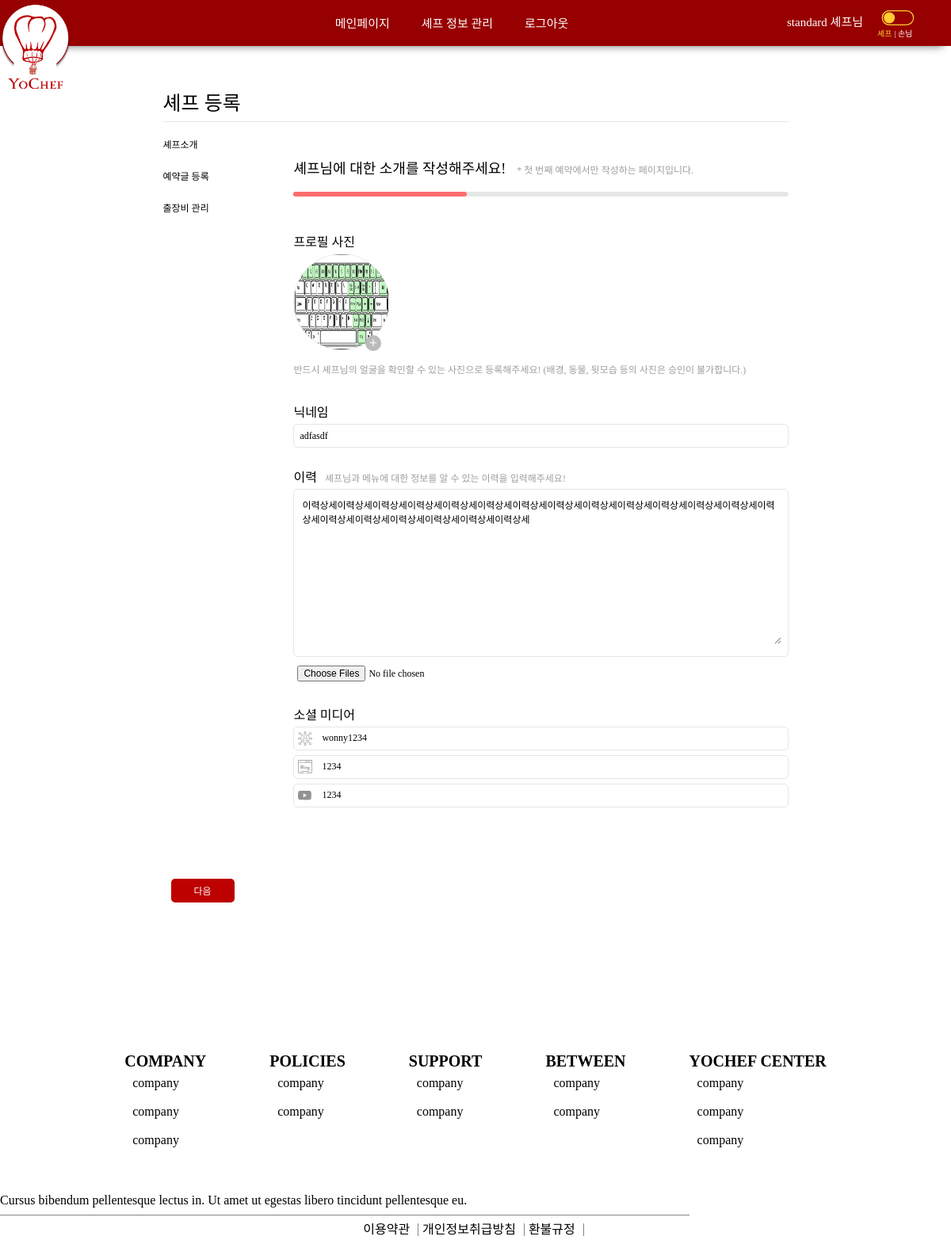
/chef/registerchef/1 (signed in), run on the app's committed database.
### customer/models.py (models this page shows, shortened)
class Customer(models.Model):
	user = models.OneToOneField(User, on_delete=models.CASCADE)
	name = models.CharField(max_length=50)
	email = models.EmailField(null=True)
	phoneNum = models.CharField(max_length=11)
	point = models.IntegerField(default=0)
	isChef = models.BooleanField(default=False)
	registerDate = models.DateTimeField(auto_now_add=True)
	currentVer = models.IntegerField(default=0) # 0 -> cus, 1 -> chef

### public/models.py (models this page shows, shortened)
class File(models.Model):
	attachment = models.FileField(upload_to='media')
	category = models.IntegerField() # 1. chef profile, 2. chef spec, 3. course image, 4. post cover image
	chef = models.ForeignKey('chef.Chef', on_delete=models.CASCADE, null=True)
	post = models.ForeignKey('chef.Post', on_delete=models.CASCADE, null=True)
	course = models.ForeignKey('chef.Course', on_delete=models.CASCADE, null=True)
	order = models.IntegerField(null=True) # 파일 입력 순서
	uploadDate = models.DateTimeField(auto_now=True)

### chef/models.py (models this page shows, shortened)
class Chef(models.Model):
	customer = models.OneToOneField('customer.Customer', on_delete=models.CASCADE)
	nickname = models.CharField(max_length=20, null=True)
	spec = models.TextField(max_length=5000, null=True)
	snsLink = models.TextField(max_length = 500, null=True)
	blogLink = models.TextField(max_length = 500, null=True)
	youtubeLink = models.TextField(max_length = 500, null=True)
	registerDate = models.DateTimeField(auto_now_add=True)
	isLicensed = models.BooleanField(default=False)
	isSubmitted = models.BooleanField(default=False)

### chef/views.py (the view, shortened to what this page needs)
# urls.py: path('registerchef/<int:page_num>', views.registerChef, name="registerChef"),
def registerChef(request, page_num=1):
    if str(request.user) == "AnonymousUser":
        return redirect("/customer/login")
    customer = request.user.customer
    if page_num == 1:   # Load registerChef/1
        if Chef.objects.filter(customer=customer).exists():
            chef = customer.chef
        else:
            chef = Chef(customer=customer)
            chef.save()
        if File.objects.filter(chef=chef, category=1).exists():
            profileImage = File.objects.get(chef=chef, category=1)
        else:
            profileImage = File(chef=chef, category=1)
            profileImage.save()
        if Post.objects.filter(chef=chef).exists():
            post = chef.post
        else:
            post = Post(chef=chef)
            post.save()
        context = {
            "customer" : customer,
            "chef" : chef,
            "profileImage" : profileImage,
        }
        return render(request, 'registerChef_1.html', context)

### chef/templates/registerChef_1.html (shortened to what this page needs)
{% extends 'base.html' %}
{% load static %}
{% block style %}
 <link rel="stylesheet" href="{% static 'css/editChefProfile_1.css' %}">
{% endblock %}
{% block content %}
    <form onsubmit="return formCheck()" name="registerChef_1" action="{% url 'registerChef' '2' %}" method="POST" enctype="multipart/form-data">
        <div class="edit-chef-wrapper">
            {% include 'registerChef_side.html' %}
                <section class="edit-content">
                    <article class="register-header">
                        <h3>셰프님에 대한 소개를 작성해주세요!</h3>
                        <p class="header__p">* 첫 번째 예약에서만 작성하는 페이지입니다.</p>
                        <div class="status-bar-wrapper" style="width: 100%;">
                            <div class="status-bar" style="width: 35%"> </div>
                        </div>
                    </article>
                    <article class="edit-chef__profile">
                        <div class="profile-edit-wrapper">
                            <h4 class="profile__title">프로필 사진 </h4>
                            <div class="profile__img-container">
                                <img  onerror="this.src='{% static 'image/profile_default.png' %}';" class="profile--image" name="uploadImage" src="{{profileImage.attachment.url|default:""}}">
                                <img class="more--button" src="{% static 'image/more.png' %}" alt="">
                            </div>
                        </div>
                        <p class="notice_msg">반드시 셰프님의 얼굴을 확인할 수 있는 사진으로 등록해주세요! (배경, 동물, 뒷모습 등의 사진은 승인이 불가합니다.)</p>
                    </article>
                    <article class="edit-chef__nickname">
                        <h4>닉네임</h4>
                        <div class="input-wrapper nickname-edit-wrapper">
                            <input class="chef-nickname" onkeyup="counter()" name="nickname" type="text" placeholder="사용하실 닉네임을 입력해주세요." value={{chef.nickname|default:""}}>
                        </div>
                    </article>
                    <article class="edit-chef__spec">
                        <h4>이력</h4>
                        <div class="input-wrapper spec-edit-wrapper">
                            <textarea class="spec-input" name="spec" type="text" placeholder="이력 상세">{{chef.spec|default:""}}</textarea>
                        </div>
                        <input class="spec-input" name="specImage" type="file" accept="image/*" multiple>
                    </article>
                    <article class="edit-chef__social-media">
                        <h4>소셜 미디어</h4>
                        <div class="input-wrapper social-media__sns-link">
                            <img />
                            <input name="snsLink" type="text" placeholder="소셜미디어 아이디" value="{{chef.snsLink|default:""}}">
                        </div>
                        <div class="input-wrapper social-media__blog-link">
                            <img />
                            <input name="blogLink" type="text" placeholder="블로그 주소" value="{{chef.blogLink|default:""}}">
                        </div>
                        <div class="input-wrapper social-media__youtube-link">
                            <img />
                            <input name="youtubeLink" type="text" placeholder="유튜브 주소" value="{{chef.youtubeLink|default:""}}">
                        </div>
                    </article>
                </section>
            </div>
            <aside class="button">
                <button class="after-button" id="submitButton">다음</button>
            </aside>
        </div>
    </form>
    {% endblock %}

### yochef/templates/base.html (shortened to what this page needs)
<!DOCTYPE html>
<html lang="en">
{% load static %}
<head>
    {% load static %}
    <link rel="stylesheet" href="{% static 'css/base.css' %}" type="text/css">
    {% block style %}
    {% endblock %}
</head>
<body>
  <nav class="nav-container">
    <div class="nav__left-container">
      <a href="{% url 'main' %}"><img class="logo" src="{% static 'image/navlogo.png' %}" alt=""></a>
    </div>
    {% if user.is_authenticated %}
      {% if user.customer.isChef %}
        {% if user.customer.currentVer == 1 %}
        <ul class="nav__item-container nav--middle">
          <li class="nav__item"><a href="{% url 'main' %}">메인페이지</a></li>
          <li class="nav__item"><a href="{% url 'editChefProfile' %}">셰프 정보 관리</a></li>
          <li class="nav__item"><a href="{% url 'logout' %}">로그아웃</a></li>
        </ul>
        <div class="nav__item-wrapper nav--right">
          <li class="nav__item"><a href="{% url 'mypage' %}">{{user.customer.name}} 셰프님</a></li>
          <div class="button-wrapper">
            <a href="{% url 'changePageVer' %}"><img /></a>
            <div class="chef-button-describe">셰프</div>
          </div>
          </div>
        {% endif %}
      {% endif %}
    {% endif %}
  </nav>
  <div style="margin-bottom: 100px;" class="contents">
    {% block content %}
    {% endblock %}
  </div>
  <footer id="footer">
    <div class="footer-link-container">
      <ul class="footer-container">
        <li><span class="footer-top">COMPANY</span></li>
        <li class="footer-item">company</li>
        <li class="footer-item">company</li>
        <li class="footer-item">company</li>
      </ul>
      <ul class="footer-container">
        <li><span class="footer-top">POLICIES</span></li>
        <li class="footer-item">company</li>
        <li class="footer-item">company</li>
      </ul>
      <ul class="footer-container">
        <li><span class="footer-top">SUPPORT</span></li>
        <li class="footer-item">company</li>
        <li class="footer-item">company</li>
      </ul>
      <ul class="footer-container">
        <li><span class="footer-top">BETWEEN</span></li>
        <li class="footer-item">company</li>
        <li class="footer-item">company</li>
      </ul>
      <ul class="footer-container">
        <li><span class="footer-top">YOCHEF CENTER</span></li>
        <li class="footer-item">company</li>
        <li class="footer-item">company</li>
        <li class="footer-item">company</li>
      </ul>
    </div>
    <div id="footer-bottom">
      <div class="footer-copyright-part">
        Cursus bibendum pellentesque lectus in. Ut amet ut egestas libero tincidunt pellentesque eu.
      </div>
      <div class="footer-bottom-container">
        <ul class="footer-bottom-link-item-container">
          <li class="footer-bottom-link-item"><a href="">이용약관</a></li>
          <li class="footer-bottom-link-item"><a href="">개인정보취급방침</a></li>
          <li class="footer-bottom-link-item"><a href="">환불규정</a></li>
        </ul>
      </div>
    </div>
  </footer>
</body>
</html>

### yochef/static/css/base.css (style rules this page uses)
html, body, div, span, applet, object, iframe, h1, h2, h3, h4, h5, h6, p, blockquote, pre, a, abbr, acronym, address, big, cite, code, del, dfn, em, img, ins, kbd, q, s, samp, small, strike, strong, sub, sup, tt, var, b, u, i, center, dl, dt, dd, ol, ul, li, fieldset, form, label, legend, table, caption, tbody, tfoot, thead, tr, th, td, article, aside, canvas, details, embed, figure, figcaption, footer, header, hgroup, menu, nav, output, ruby, section, summary, time, mark, audio, video { margin: 0; padding: 0; border: 0; font-size: 100%; font: inherit; vertical-align: baseline; }
article, aside, details, figcaption, figure, footer, header, hgroup, menu, nav, section { display: block; }
body { line-height: 1; }
ol, ul { list-style: none; }
input { border: none; }
textarea { border: 1px solid #e6e6e6; border-radius: 5px; }
img { border: 0; }
:root { --main-color: #BD0000; }
* { font-family: 'Arita-dotum-Medium'; }
html { height: 100%; }
body { margin: 0; padding: 0; height: 100%; display: flex; flex-direction: column; }
ul { list-style: none; }
a { text-decoration-line: none; color: black; }
.nav-container { width: 100%; height: 57.55px; background-color: #970000; box-shadow: 0 10px 10px -10px rgb(105, 105, 105); display: flex; flex-direction: row; justify-content: space-between; flex-wrap: nowrap; }
.nav__item-container { width: 60%; display: flex; flex-direction: row; justify-content: center; }
.nav__item { display: inline-block; font-size: 15px; font: white; padding: 23px 20px 20PX; text-align: center; font-family: 'Arita-dotum-medium'; }
.nav__item a { display: inline; color: white; text-decoration-line: none; position: inherit; }
.nav__left-container { display: inline-flex; flex-direction: row-reverse; width: 13%; justify-content: start; }
.logo { width: 90px; height: 110px; padding: 5px 0px; }
.nav--right { padding-right: 0px; display: inline-block; width: 18%; display: flex; flex-direction: row; justify-content: start; align-items: center; }
.nav--right>li { padding: 9px; }
.button-wrapper { display: flex; flex-direction: column; }
.nav--right img { width: 70px; height: 45px; }
.chef-button-describe { font-size: 10px; position: relative; top: -10px; padding-left: 9px; display: inline-block; color: #FFCE31; font-family: 'Arita-dotum'; }
.chef-button-describe::after { content: "| 손님"; color: white; font-size: 10px; padding: 3px; }
#footer { flex-shrink: 0; margin-top: auto; display: flex; flex-direction: column; }
.footer-link-container { display: flex; flex-direction: row; justify-content: center; align-items: flex-start; }
.footer-container { display: flex; flex-direction: column; justify-content: space-around; padding: 40px; }
.footer-top { font-size: 20px; font-weight: 700; }
.footer-item { padding: 10px; display: inline; }
#footer-bottom { display: flex; flex-direction: column; }
.footer-copyright-part { display: inline-box; width: 860px; margin-top: 20; font-weight: 200; padding: 10px 10px 10px 0px; border-bottom: #868686 solid 0.5px; }
.footer-bottom-container { display: flex; flex-direction: row; justify-content: center; }
.footer-bottom-link-item-container { display: flex; flex-direction: row; justify-content: flex-start; margin: 0px; padding: 0px; }
.footer-bottom-link-item { display: inline; padding: 0px 10px 0px 0px; margin: 10px 5px 10px 0px; border-right: #868686 solid 0.5px; }
.footer-bottom-link-item a { text-decoration: none; color: black; font-size: 16px; }

### data on the page
File: attachment (picture)
Chef: nickname "adfasdf", spec "이력상세이력상세이력상세이력상세이력상세이력상세이력상세이력상세이력상세이력상세이력상세이력상세이력상세이력상세이력상세이력상세이력상세이력상세이력상세이력상세", snsLink "wonny1234", blogLink "1234", youtubeLink "1234"

### other printed values
{{ user.customer.name }} "standard"
